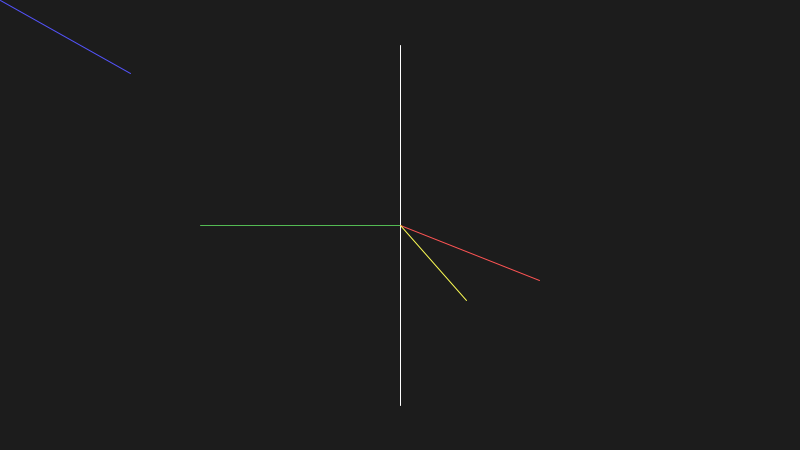
Frame 1 (no input)
Frame 60 (the mouse pressed at the canvas centre just before this capture): identical to frame 1, image omitted
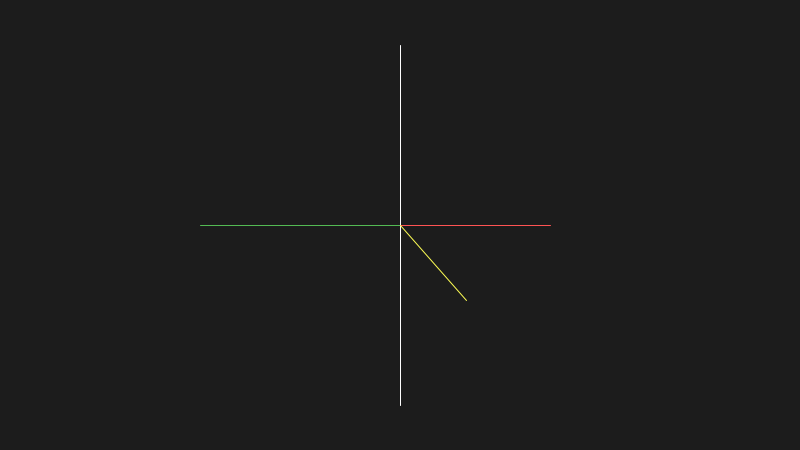
Frame 120 (the mouse held since frame 60 and released just before this capture)

The Processing sketch that drew these frames (run headless with seeded random() and noise(); from frame 60 on, the mouse is pressed at the canvas centre):

// Processing sketch: lightBending
// ── lightBending.pde
LightBeam l;

void setup()
{
  size(800, 450);
  l = new LightBeam(100, 100, 100);
}

void draw()
{
  background(#1c1c1c);
  strokeWeight(1);
  stroke(#53ba53);
  PVector n = new PVector(-1, 0).normalize();
  line(width/2, height/2, width/2 + n.x * 200, height/2 + n.y * 200);
  l.ro = new PVector(mouseX, mouseY);
  l.rd = new PVector(width/2 - l.ro.x, height/2 - l.ro.y).normalize();

  stroke(#5353fe);
  line(l.ro.x, l.ro.y, l.ro.x + l.rd.x*150, l.ro.y + l.rd.y*150);
  
  stroke(#fefefe);
  line(width/2, height/10, width/2, height - height/10);
  
  stroke(#fe5353);
  //PVector r = l.refract(1, n);
  float ref = l.refract(1.333, 1, n);
  float crit = l.determineCritical(1.333, 1);
  //line(width/2, height/2, width/2+r.x*100, height/2 + r.y*100);
  PVector r = new PVector(cos(ref), sin(ref));
  PVector c = new PVector(cos(crit), sin(crit));
  line(width/2, height/2, width/2 + r.x*150, height/2 + r.y*150);
  stroke(#fefe53);
  line(width/2, height/2, width/2 + c.x*100, height/2 + c.y*100);
}

class LightBeam
{
  PVector ro;
  PVector rd;
  float l;
  
  LightBeam(float x, float y, float lambda)
  {
    ro = new PVector(x, y);
    rd = new PVector();
    l = lambda;
  }
  
  float determineCritical(float ior1, float ior2)
  {
    return asin(ior2/ior1);
  }

  float refract(float ior1, float ior2, PVector n)
  {
    float incidence = -(PVector.angleBetween(rd, n) - PI);
    float cross = rd.cross(n).z;                    //Cross Product Z component tells if rd is to the left or right of n
    
    float critical = determineCritical(ior1, ior2);
    if(incidence > critical) return reflect(incidence, cross); //If incidence  angle is greater than critical, then reflect
    
    //Angle of Refraction, Snell's Law: (sin(theta1)/sin(theta2)) = n1 / n2
    // theta1 = angle of incidence, theta2 = angle of refraction, n1 = index of refraction of previous medium, n2 = ior of medium
    // solve for theta2, theta2 = asin(sin(theta1) * (n2/n1))
    
    float refraction = asin(sin(incidence) * (ior2/ior1));
    if(cross < 0) refraction *= -1;                         //Signed the refraction angle based on if rd is to the 
                                                            //left or right of n
    if(Float.isNaN(refraction)) return reflect(incidence, cross);                                                  
    //println(refraction, critical, incidence);
    println(schlick(ior1, ior2, incidence), critical, incidence);
    
    return refraction;
  }
  
  float reflect(float angle, float cross)
  {
    float reflection = cross < 0 ? angle + PI: -angle + PI;      //Relecting across the normal
    
    println("reflecting");
    return reflection;
  }
  
  double schlick(float ior1, float ior2, float angle) //https://en.wikipedia.org/wiki/Schlick%27s_approximation
  {
    float r0 = ((ior1-ior2)/(ior1+ior2)); r0 *= r0;      //R0 is reflection coefficient of light parallel to the normal,
                                                         //i.e., when the angle is 0, or when barely any reflection occurs
                                                         
    double R = 1 - cos(angle); R = R*R*R*R*R;  //In the approximation, this is the (1 - cos(theta))^5 part
    
    R *= (1 - r0);
    R += r0;
    
    return R;
  }
}
